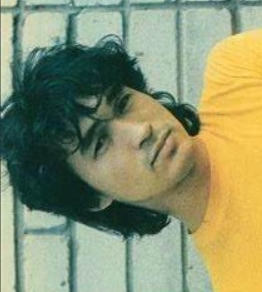
#> input picture SIFT_code/vector3.jpg, 262 x 292 px
$ python match_with_cv2.py
#> lines starting #> are read from the running program, lines starting #| are printed output that depends on the picture
import cv2
import matplotlib.pyplot as plt

img1 = cv2.cvtColor(cv2.imread("./vector3.jpg"), cv2.COLOR_BGR2GRAY)
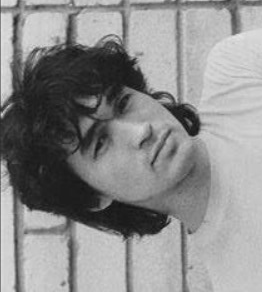
#> img1: shape (292, 262); min 15, max 234, mean 139.6
img2 = cv2.cvtColor(cv2.imread("./Vector_Tsoi.jpg"), cv2.COLOR_BGR2GRAY)
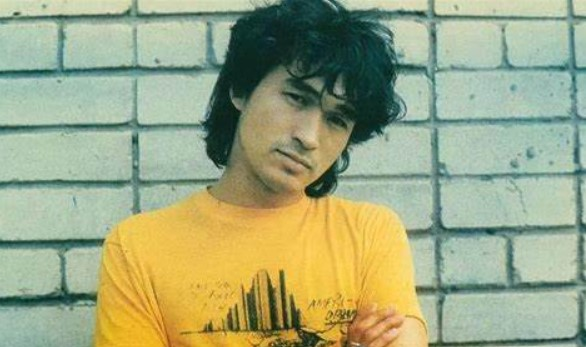
#> input picture SIFT_code/Vector_Tsoi.jpg, 586 x 347 px
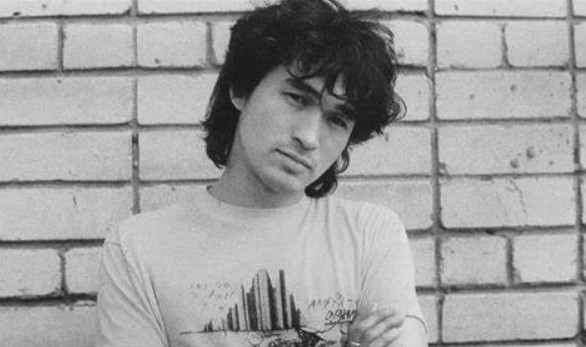
#> img2: shape (347, 586); min 17, max 232, mean 160.3

sift = cv2.SIFT_create()

keypoints_1, descriptors_1 = sift.detectAndCompute(img1, None)
#> keypoints_1 = 397 keypoints; strongest (x, y, size): (188, 118, 17.6), (113, 72, 37.5), (16, 20, 5.6), (157, 96, 5.9)
keypoints_2, descriptors_2 = sift.detectAndCompute(img2, None)
#> keypoints_2 = 1247 keypoints; strongest (x, y, size): (322, 186, 17.7), (221, 131, 28.8), (135, 140, 5.5), (490, 231, 6.4)

bf = cv2.BFMatcher(cv2.NORM_L1, crossCheck=True)

matches = bf.match(descriptors_1, descriptors_2)
#> matches = 330 matches

matches = sorted(matches, key=lambda  x:x.distance)

img3 = cv2.drawMatches(img1, keypoints_1, img2, keypoints_2, matches[:50], img2, flags=2)
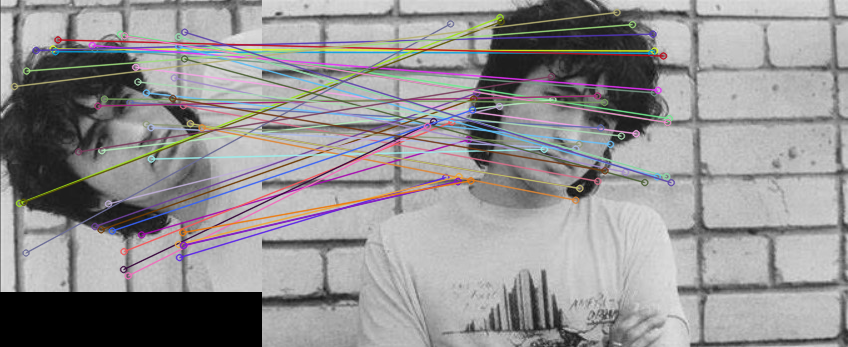
#> img3: shape (347, 848, 3); mean of channels 0, 1, 2 146.1, 145.3, 146.9; drawn as B, G, R

plt.imshow(img3)
plt.show()
